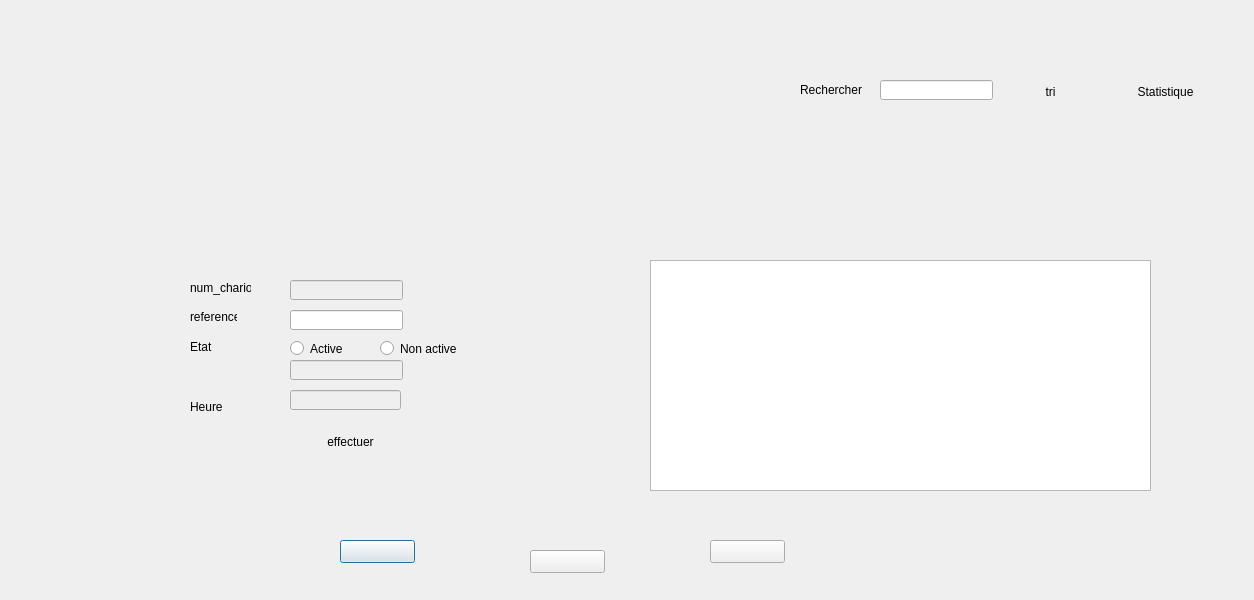
<?xml version="1.0" encoding="UTF-8"?>
<ui version="4.0">
 <class>chariot</class>
 <widget class="QDialog" name="chariot">
  <property name="geometry">
   <rect>
    <x>0</x>
    <y>0</y>
    <width>1254</width>
    <height>600</height>
   </rect>
  </property>
  <property name="windowTitle">
   <string>Dialog</string>
  </property>
  <widget class="QLineEdit" name="lineEdit_numchariot">
   <property name="enabled">
    <bool>false</bool>
   </property>
   <property name="geometry">
    <rect>
     <x>290</x>
     <y>280</y>
     <width>113</width>
     <height>20</height>
    </rect>
   </property>
   <property name="styleSheet">
    <string notr="true"/>
   </property>
  </widget>
  <widget class="QLineEdit" name="lineEdit_reference">
   <property name="geometry">
    <rect>
     <x>290</x>
     <y>310</y>
     <width>113</width>
     <height>20</height>
    </rect>
   </property>
  </widget>
  <widget class="QLabel" name="label">
   <property name="geometry">
    <rect>
     <x>190</x>
     <y>280</y>
     <width>61</width>
     <height>16</height>
    </rect>
   </property>
   <property name="text">
    <string>num_chariot</string>
   </property>
  </widget>
  <widget class="QLabel" name="label_2">
   <property name="geometry">
    <rect>
     <x>190</x>
     <y>310</y>
     <width>47</width>
     <height>13</height>
    </rect>
   </property>
   <property name="text">
    <string>reference</string>
   </property>
  </widget>
  <widget class="QTableView" name="tableView">
   <property name="geometry">
    <rect>
     <x>650</x>
     <y>260</y>
     <width>501</width>
     <height>231</height>
    </rect>
   </property>
  </widget>
  <widget class="QPushButton" name="pushButton">
   <property name="geometry">
    <rect>
     <x>340</x>
     <y>540</y>
     <width>75</width>
     <height>23</height>
    </rect>
   </property>
   <property name="styleSheet">
    <string notr="true">background:transparent;
border:transparent;
QPushButton{
background:rgba(255,255,255,0);
border-radius:8px;
}
QPushButton::hover{
background:rgba(0,0,0,85);
}</string>
   </property>
   <property name="text">
    <string/>
   </property>
  </widget>
  <widget class="QPushButton" name="pushButton_2">
   <property name="geometry">
    <rect>
     <x>530</x>
     <y>550</y>
     <width>75</width>
     <height>23</height>
    </rect>
   </property>
   <property name="styleSheet">
    <string notr="true">background:transparent;
border:transparent;
QPushButton{
background:rgba(255,255,255,0);
border-radius:8px;
}
QPushButton::hover{
background:rgba(0,0,0,85);
}</string>
   </property>
   <property name="text">
    <string/>
   </property>
  </widget>
  <widget class="QRadioButton" name="radioButton_active">
   <property name="geometry">
    <rect>
     <x>290</x>
     <y>340</y>
     <width>82</width>
     <height>17</height>
    </rect>
   </property>
   <property name="text">
    <string>Active</string>
   </property>
  </widget>
  <widget class="QRadioButton" name="radioButton_nonactive">
   <property name="geometry">
    <rect>
     <x>380</x>
     <y>340</y>
     <width>82</width>
     <height>17</height>
    </rect>
   </property>
   <property name="text">
    <string>Non active</string>
   </property>
  </widget>
  <widget class="QLabel" name="label_3">
   <property name="geometry">
    <rect>
     <x>190</x>
     <y>340</y>
     <width>47</width>
     <height>13</height>
    </rect>
   </property>
   <property name="text">
    <string>Etat</string>
   </property>
  </widget>
  <widget class="QLabel" name="label_4">
   <property name="geometry">
    <rect>
     <x>190</x>
     <y>400</y>
     <width>47</width>
     <height>13</height>
    </rect>
   </property>
   <property name="text">
    <string>Heure</string>
   </property>
  </widget>
  <widget class="QLineEdit" name="lineEdit_heure">
   <property name="enabled">
    <bool>false</bool>
   </property>
   <property name="geometry">
    <rect>
     <x>290</x>
     <y>390</y>
     <width>111</width>
     <height>20</height>
    </rect>
   </property>
  </widget>
  <widget class="QLineEdit" name="lineEdit_etat">
   <property name="enabled">
    <bool>false</bool>
   </property>
   <property name="geometry">
    <rect>
     <x>290</x>
     <y>360</y>
     <width>113</width>
     <height>20</height>
    </rect>
   </property>
  </widget>
  <widget class="QPushButton" name="pushButton_tri">
   <property name="geometry">
    <rect>
     <x>1030</x>
     <y>80</y>
     <width>41</width>
     <height>23</height>
    </rect>
   </property>
   <property name="styleSheet">
    <string notr="true">QPushButton{
	font: 24pt &quot;DEAR Daddy PERSONAL USE&quot;;
	font: 18pt &quot;DEAR Daddy PERSONAL USE&quot;;
background:rgba(255,255,255,0);
border-radius:8px;
}
QPushButton::hover{
background:rgba(0,0,0,85);
}</string>
   </property>
   <property name="text">
    <string>tri</string>
   </property>
  </widget>
  <widget class="QPushButton" name="pushButton_statistique">
   <property name="geometry">
    <rect>
     <x>1090</x>
     <y>80</y>
     <width>151</width>
     <height>23</height>
    </rect>
   </property>
   <property name="styleSheet">
    <string notr="true">QPushButton{
	font: 18pt &quot;MS Shell Dlg 2&quot;;
	font: 20pt &quot;DEAR Daddy PERSONAL USE&quot;;
background:rgba(255,255,255,0);
border-radius:8px;
}
QPushButton::hover{
background:rgba(0,0,0,85);
}</string>
   </property>
   <property name="text">
    <string>Statistique</string>
   </property>
  </widget>
  <widget class="QLabel" name="label_5">
   <property name="geometry">
    <rect>
     <x>800</x>
     <y>80</y>
     <width>101</width>
     <height>20</height>
    </rect>
   </property>
   <property name="styleSheet">
    <string notr="true">QPushButton{
	font: 75 11pt &quot;MS Shell Dlg 2&quot;;
	font: 24pt &quot;DEAR Daddy PERSONAL USE&quot;;
	font: 18pt &quot;DEAR Daddy PERSONAL USE&quot;;
	font: 22pt &quot;DEAR Daddy PERSONAL USE&quot;;
background:rgba(255,255,255,0);
border-radius:8px;
}
QPushButton::hover{
background:rgba(0,0,0,85);
}</string>
   </property>
   <property name="text">
    <string>Rechercher</string>
   </property>
  </widget>
  <widget class="QLineEdit" name="lineEdit_recherche">
   <property name="geometry">
    <rect>
     <x>880</x>
     <y>80</y>
     <width>113</width>
     <height>20</height>
    </rect>
   </property>
  </widget>
  <widget class="QPushButton" name="pushButton_modifier">
   <property name="geometry">
    <rect>
     <x>710</x>
     <y>540</y>
     <width>75</width>
     <height>23</height>
    </rect>
   </property>
   <property name="styleSheet">
    <string notr="true">background:transparent;
border:transparent;
QPushButton{
background:rgba(255,255,255,0);
border-radius:8px;
}
QPushButton::hover{
background:rgba(0,0,0,85);
}</string>
   </property>
   <property name="text">
    <string/>
   </property>
  </widget>
  <widget class="QPushButton" name="pushButton_effectuer">
   <property name="geometry">
    <rect>
     <x>290</x>
     <y>430</y>
     <width>121</width>
     <height>23</height>
    </rect>
   </property>
   <property name="styleSheet">
    <string notr="true">QPushButton{
	font: 18pt &quot;DEAR Daddy PERSONAL USE&quot;;
background:rgba(255,255,255,0);
border-radius:8px;
}
QPushButton::hover{
background:rgba(0,0,0,85);
}</string>
   </property>
   <property name="text">
    <string>effectuer</string>
   </property>
  </widget>
  <widget class="QLabel" name="label_6">
   <property name="geometry">
    <rect>
     <x>0</x>
     <y>10</y>
     <width>1261</width>
     <height>591</height>
    </rect>
   </property>
   <property name="text">
    <string/>
   </property>
   <property name="pixmap">
    <pixmap resource="ressources.qrc">:/new/prefix1/gererchariot.png</pixmap>
   </property>
  </widget>
  <widget class="QPushButton" name="pushButton_retour">
   <property name="geometry">
    <rect>
     <x>1170</x>
     <y>570</y>
     <width>75</width>
     <height>23</height>
    </rect>
   </property>
   <property name="styleSheet">
    <string notr="true">background:transparent;
border:transparent;</string>
   </property>
   <property name="text">
    <string/>
   </property>
  </widget>
  <zorder>label_6</zorder>
  <zorder>lineEdit_numchariot</zorder>
  <zorder>lineEdit_reference</zorder>
  <zorder>label</zorder>
  <zorder>label_2</zorder>
  <zorder>tableView</zorder>
  <zorder>pushButton</zorder>
  <zorder>pushButton_2</zorder>
  <zorder>radioButton_active</zorder>
  <zorder>radioButton_nonactive</zorder>
  <zorder>label_3</zorder>
  <zorder>label_4</zorder>
  <zorder>lineEdit_heure</zorder>
  <zorder>lineEdit_etat</zorder>
  <zorder>pushButton_tri</zorder>
  <zorder>pushButton_statistique</zorder>
  <zorder>label_5</zorder>
  <zorder>lineEdit_recherche</zorder>
  <zorder>pushButton_modifier</zorder>
  <zorder>pushButton_effectuer</zorder>
  <zorder>pushButton_retour</zorder>
 </widget>
 <resources>
  <include location="ressources.qrc"/>
 </resources>
 <connections/>
</ui>
